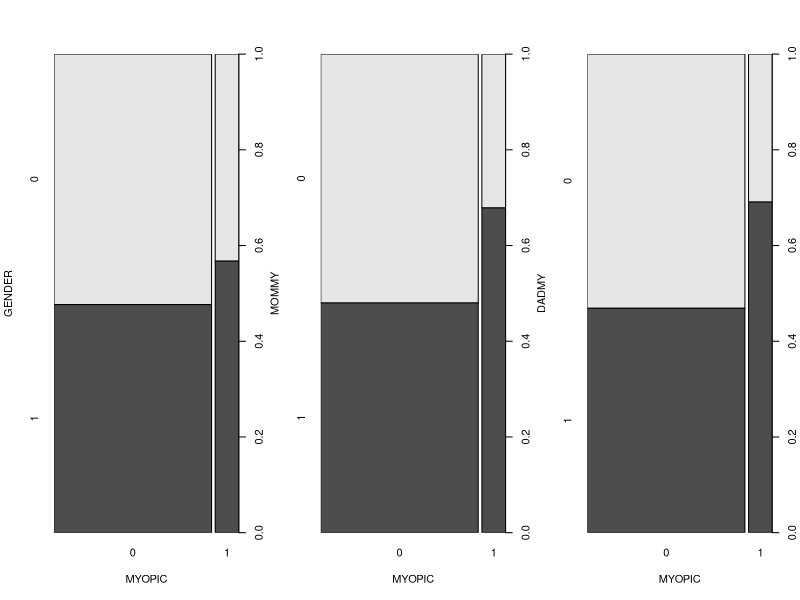
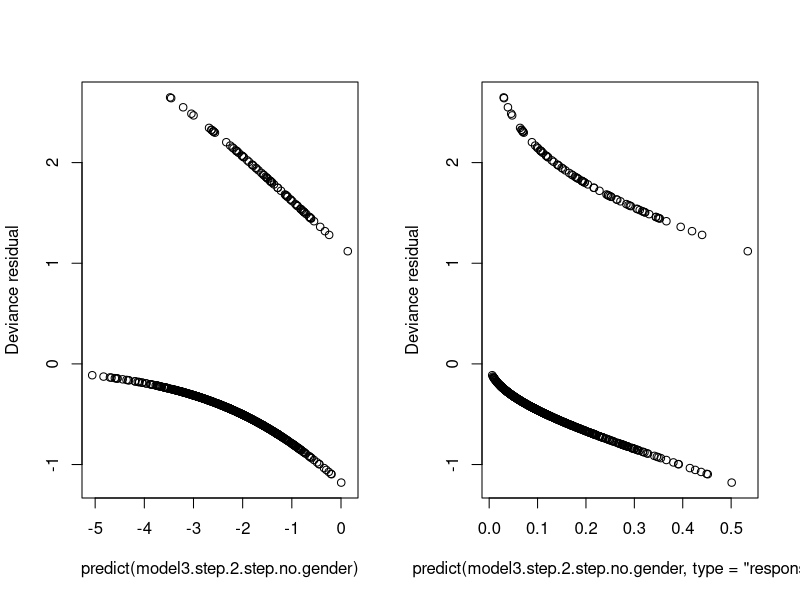
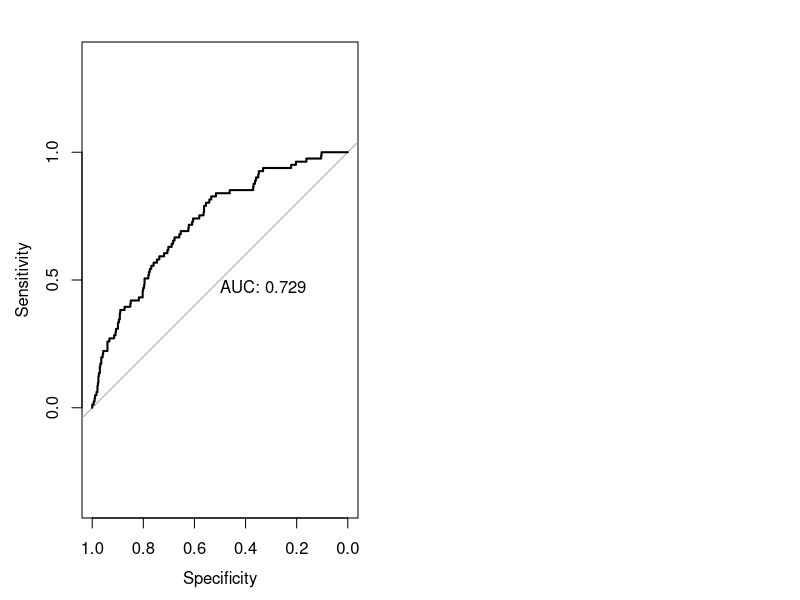

Reproduce these figures in R, in order. (Note: this script raises an error after producing the figures.)
# Determining causes for myopia by Harshith

# 1. Loading Data in R
# Check the working directory
getwd()
# Set working directory and read the data
# replace C:/Harshith with the file location on your hard drive
setwd("C:/Harshith")

#Load the data into RStudio (Read the data into a data frame)
myopia = read.csv('myopia.csv', row.names = 'ID')

#Check for the number of missing values in the dataframe
sum(is.na(myopia))

#Check the structure of the data
str(myopia)

#Check the summary of the data frame
summary(myopia)


#Besides the target variable MYOPIC, there are three categorical variables GENDER, MOMMY and DADMY.  
#Convert the data into factor
myopia$MYOPIC = factor(myopia$MYOPIC)
myopia$GENDER = factor(myopia$GENDER)
myopia$MOMMY = factor(myopia$MOMMY)
myopia$DADMY = factor(myopia$DADMY)
head(myopia)

#Visualize the three categorical variables

### par can be used to set or query graphical parameters. 
###Parameters can be set by specifying them as arguments to par in tag = value form, 
###or by passing them as a list of tagged values.

par(mfrow=c(1,3))
plot(myopia$MYOPIC, myopia$GENDER, xlab = "MYOPIC", ylab = "GENDER")
plot(myopia$MYOPIC, myopia$MOMMY, xlab = "MYOPIC", ylab = "MOMMY")
plot(myopia$MYOPIC, myopia$DADMY, xlab = "MYOPIC", ylab = "DADMY")

# Create a model to take a look at the fit with all categorical variables GENDER, MOMMY and DADMY.
#Initial exploratory fit
model1 <- glm(MYOPIC ~ GENDER + MOMMY + DADMY, data = myopia, family = binomial(logit))
summary(model1)

summary(model1)$coefficients


myopia.table <- xtabs(~ MOMMY + DADMY + MYOPIC, data = myopia)
ftable(myopia.table)

summary(myopia.table)

model2 <- glm(MYOPIC ~ ., data = myopia, family = binomial(logit))
summary(model2)$coefficients


## AL, ACD, LT and VCD have similar p-values. A closer examination shows that similar to DIOPTERHR, 
## there is a linear functional relationship. AL = ACD + LT + VCD. 
## The maximum absolute difference between two sides of the equation is 0.008.

### MYOPIC ~ (AL, ACD, LT, VCD) model selection

model.eyeball.no.AL <- step(glm(MYOPIC ~ .^2 , data = 
                              myopia[, c('MYOPIC', 'ACD', 'LT', 'VCD')], family = binomial(logit)))
summary(model.eyeball.no.AL)$coefficients


model.eyeball.no.ACD <- step(glm(MYOPIC ~ .^2 , data = 
                               myopia[, c('MYOPIC', 'AL', 'LT', 'VCD')], family = binomial(logit)))
summary(model.eyeball.no.ACD)$coefficients



model.eyeball.no.LT <- step(glm(MYOPIC ~ .^2 , data = 
                              myopia[, c('MYOPIC', 'AL', 'ACD', 'VCD')], family = binomial(logit)))
summary(model.eyeball.no.LT)$coefficients


model.eyeball.no.VCD <- step(glm(MYOPIC ~ .^2 , data = 
                               myopia[, c('MYOPIC', 'AL', 'ACD', 'LT')], family = binomial(logit)))
summary(model.eyeball.no.VCD)$coefficients


## Interestingly, removing ACD results in all other three variables statistically prominent (model.eyeball.no.ACD), 
## but keeping ACD, eventually only ACD alone is prominent. 
## So instead of removing just one term, we remove AL, LT and VCD, while keeping ACD.

## Let us remove these terms in the next iteration.


model3 <- glm(MYOPIC ~ . - STUDYYEAR - SPHEQ - AL - LT - VCD - DIOPTERHR, data = myopia, family = binomial(logit))
summary(model3)$coefficients



model3.step <- step(model3)
summary(model3.step)$coefficients


model3.2.step <- step(glm(MYOPIC ~ .^2, data = myopia[, c('MYOPIC', 'AGE', 'GENDER', 'ACD', 'SPORTHR', 'READHR',
                                      'COMPHR', 'STUDYHR', 'TVHR', 'MOMMY', 'DADMY')], family = binomial(logit)))

summary(model3.2.step)$coefficients

model3.step.2.step <- step(glm(MYOPIC ~ .^2, data = myopia[, c('MYOPIC', 'GENDER', 'ACD', 'SPORTHR',
                                                      'READHR','MOMMY', 'DADMY')], family = binomial(logit)))

summary(model3.step.2.step)$coefficients


model3.step.2.step.no.gender <- glm(formula = MYOPIC ~ ACD + SPORTHR + READHR + MOMMY + DADMY + GENDER:SPORTHR, 
                            data = myopia[, c("MYOPIC", "GENDER", "ACD", "SPORTHR", "READHR", "MOMMY", "DADMY")], 
                            family = binomial(logit))

summary(model3.step.2.step.no.gender)

###Some goodness-of-fit tests###

#Model Validity
with(pchisq(deviance, df.residual), data = model3.step.2.step.no.gender)

# H_0 independent hypothesis
with(pchisq(null.deviance - deviance, df.null - df.residual, lower.tail = F), 
     data = model3.step.2.step.no.gender)


par(mfrow=c(1,2))
plot(predict(model3.step.2.step.no.gender), resid(model3.step.2.step.no.gender), ylab = 'Deviance residual')
plot(predict(model3.step.2.step.no.gender, type = 'response'), resid(model3.step.2.step.no.gender), 
                                                               ylab = 'Deviance residual')
#install.packages("pROC")
library(pROC)

result <- roc(myopia$MYOPIC,predict(model3.step.2.step.no.gender,type = "response"))
plot(result, print.auc = TRUE)




###MODEL INTERPRETATION

se = sqrt(vcov(model3.step.2.step.no.gender)['MOMMY1', 'MOMMY1'] + 
            vcov(model3.step.2.step.no.gender)['DADMY1', 'DADMY1'] - 
            2 * vcov(model3.step.2.step.no.gender)['DADMY1', 'MOMMY1'])
pnorm(model3.step.2.step.no.gender$coefficients[['MOMMY1']] - 
        model3.step.2.step.no.gender$coefficients[['DADMY1']], se)



SPORTHR.seq = seq(min(myopia$SPORTHR), max(myopia$SPORTHR))

newdata = data.frame(SPORTHR = SPORTHR.seq,
                     male.parents_good = predict(model3.step.2.step.no.gender, newdata = with(myopia,
                      data.frame(GENDER = factor(0), ACD = mean(ACD), SPORTHR = SPORTHR.seq,
                      READHR = mean(READHR), MOMMY = factor(0), DADMY = factor(0))), type = 'response'),
                     female.parents_good = predict(model3.step.2.step.no.gender, newdata = with(myopia, 
                      data.frame(GENDER = factor(1), ACD = mean(ACD), SPORTHR = SPORTHR.seq,
                      READHR = mean(READHR), MOMMY = factor(0), DADMY = factor(0))), type = 'response'),
                     male.parents_myopic = predict(m.s.2.s.no.gender, newdata = with(myopia, 
                      data.frame(GENDER = factor(0), ACD = mean(ACD), SPORTHR = SPORTHR.seq,
                      READHR = mean(READHR), MOMMY = factor(1), DADMY = factor(1))), type = 'response'),
                     female.parents_myopic = predict(m.s.2.s.no.gender, newdata = with(myopia, 
                      data.frame(GENDER = factor(1), ACD = mean(ACD), SPORTHR = SPORTHR.seq,
                      READHR = mean(READHR), MOMMY = factor(1), DADMY = factor(1))), type = 'response'))

library(ggplot2)
ggplot(data = newdata, aes(x = SPORTHR)) + 
  geom_line(aes(y = male.parents_good,col = 'male, parents good')) + 
  geom_line(aes(y = female.parents_good, col = 'female, parents good')) + 
  geom_line(aes(y = male.parents_myopic, col = 'male, parents myopic')) + 
  geom_line(aes(y = female.parents_myopic, col = 'female, parents myopic')) + 
  ylab("Probability")

